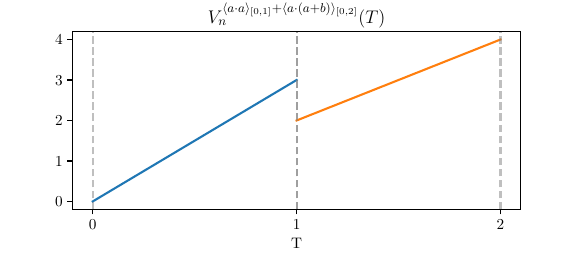

Source code (Python):
# for now try to generate the multiset of intervals automatically
import pstats
import cProfile
import matplotlib.pyplot as plt
from os.path import join
import numpy as np

from parse.quickparse import quickparse
from volume.VolumePoly import VolumePoly
from sympy import poly
from sympy.abc import T

# get all settings and constants
from plot_config import *
from volume.slice_volume import slice_volume

figname = "08_intro_slicevolume"


def experiment():
    fig, axs = plt.subplots(1, 1, figsize=(fig_width_in, fig_height_in*0.32))  # 2x1 grid layout

    ctx = quickparse('03_intro_vis.tre')

    v = slice_volume(ctx,2)

    v.plot(no_show=True,plt_title=r"$V_n^{\langle a\cdot a \rangle_{[0,1]} + \langle a\cdot (a+b) \rangle_{[0,2]}}(T)$")

    plt.ylabel("")

    plt.subplots_adjust(bottom=0.2)

    plt.savefig(f"{figname}.pdf")  # Use .pgf if you prefer


pr = cProfile.Profile()
pr.enable()
experiment()
pr.disable()
pr.dump_stats(f"{figname}.prof")

# # Print the profiling results
p = pstats.Stats(f'{figname}.prof')
p.strip_dirs().sort_stats('cumulative').print_stats(10)
